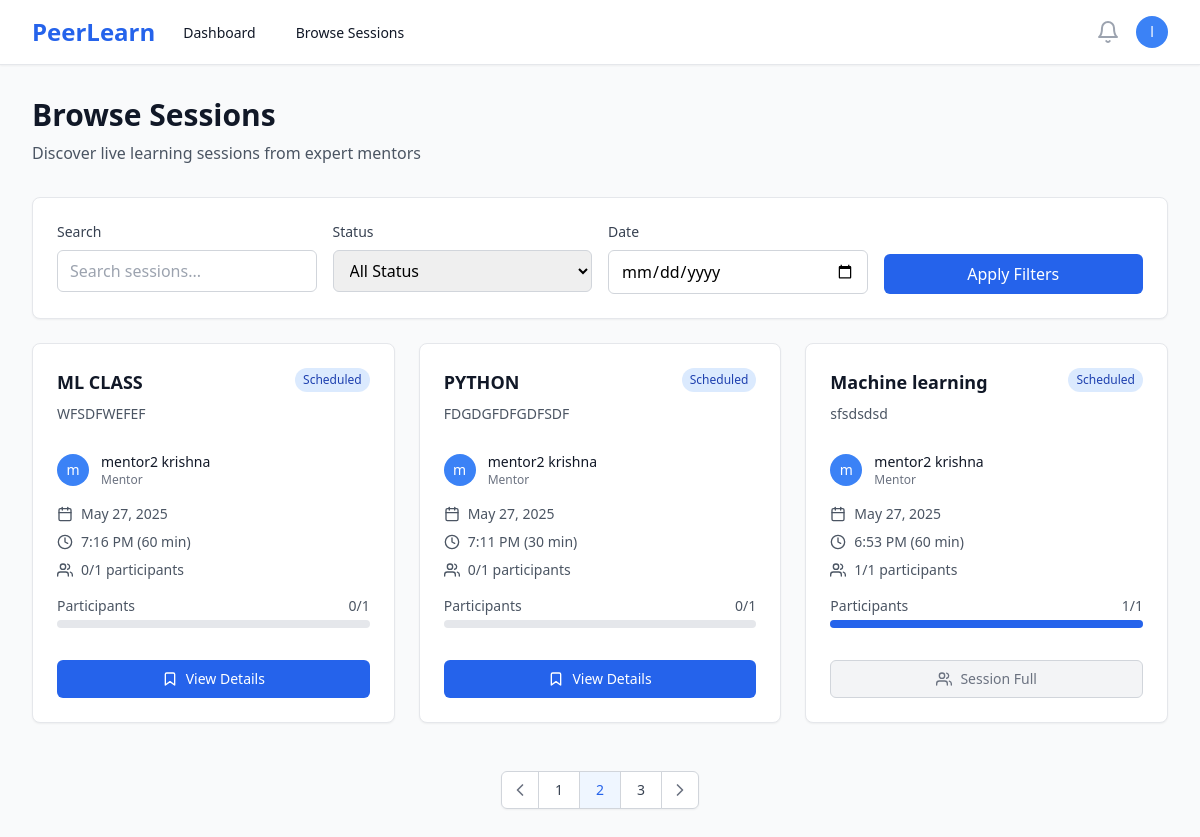
/sessions/ (signed in), run on an earlier commit of the app's database.
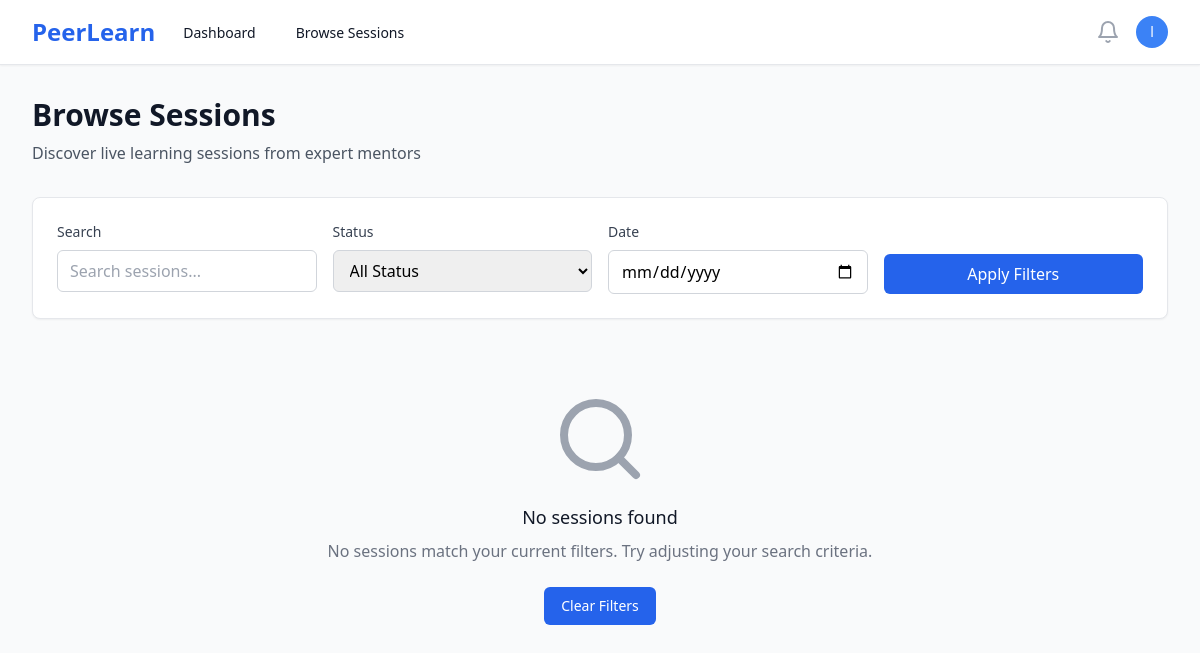
And on a later commit of the database.
### sessions/models.py (models this page shows, shortened)
class Session(models.Model):
    STATUS_CHOICES = [
        ('draft', 'Draft'),
        ('scheduled', 'Scheduled'),
        ('live', 'Live'),
        ('completed', 'Completed'),
        ('cancelled', 'Cancelled'),
    ]
    CATEGORY_CHOICES = [
        ('programming', 'Programming & Development'),
        ('data-science', 'Data Science & Analytics'),
        ('web-development', 'Web Development'),
        ('mobile-development', 'Mobile Development'),
        ('ai-ml', 'AI & Machine Learning'),
        ('design', 'UI/UX Design'),
        ('business', 'Business & Marketing'),
        ('language', 'Language Learning'),
        ('music', 'Music & Arts'),
        ('fitness', 'Health & Fitness'),
        ('other', 'Other'),
    ]
    id = models.UUIDField(primary_key=True, default=uuid.uuid4, editable=False)
    mentor = models.ForeignKey(User, on_delete=models.CASCADE, related_name='mentor_sessions')
    title = models.CharField(max_length=200)
    description = models.TextField()
    thumbnail = models.ImageField(upload_to='session_thumbnails/', blank=True, null=True, help_text="Session cover image")
    category = models.CharField(max_length=50, choices=CATEGORY_CHOICES, blank=True, help_text="Session category for recommendations")
    skills = models.TextField(blank=True, help_text="Comma-separated skills for ML matching")
    price = models.DecimalField(max_digits=8, decimal_places=2, null=True, blank=True, help_text="Price in INR, null for free sessions")
    schedule = models.DateTimeField()
    duration = models.IntegerField(help_text="Duration in minutes")
    max_participants = models.IntegerField(default=10)
    status = models.CharField(max_length=20, choices=STATUS_CHOICES, default='draft')
    created_at = models.DateTimeField(auto_now_add=True)
    updated_at = models.DateTimeField(auto_now=True)
    class Meta:
        ordering = ['-schedule']
    @property
    def current_participants(self):
        return self.bookings.filter(status='confirmed').count()
    @property
    def is_full(self):
        return self.current_participants >= self.max_participants

### users/models.py (models this page shows, shortened)
class User(AbstractUser):
    ROLE_CHOICES = [
        ('mentor', 'Mentor'),
        ('learner', 'Learner'),
    ]
    id = models.UUIDField(primary_key=True, default=uuid.uuid4, editable=False)
    role = models.CharField(max_length=10, choices=ROLE_CHOICES, default='learner')
    bio = models.TextField(blank=True, null=True)
    skills = models.CharField(max_length=500, blank=True, help_text="Comma-separated skills for recommendation matching")
    interests = models.CharField(max_length=500, blank=True, help_text="Learning interests for AI recommendations")
    domain = models.CharField(max_length=100, blank=True, help_text="Learning domain/field")
    expertise = models.CharField(max_length=100, blank=True, help_text="Primary domain/area of expertise")
    career_goals = models.TextField(blank=True, help_text="Career aspirations for AI guidance")
    profile_image = models.ImageField(upload_to='profiles/', blank=True, null=True)
    created_at = models.DateTimeField(auto_now_add=True)
    updated_at = models.DateTimeField(auto_now=True)
    @property
    def is_mentor(self):
        return self.role == 'mentor'

### sessions/views.py (the view)
# urls.py: path('', views.session_list, name='session_list'),
@login_required
def session_list(request):
    sessions = Session.objects.filter(
        status='scheduled',
        schedule__gt=timezone.now()
    ).select_related('mentor')
    return render(request, 'sessions/list.html', {'sessions': sessions})

### templates/sessions/list.html (shortened to what the changed rows need)
{% extends 'base.html' %}
{% block content %}
<div class="max-w-7xl mx-auto px-4 sm:px-6 lg:px-8 py-8">
    <div class="mb-8">
        <h1 class="text-3xl font-bold text-gray-900">Browse Sessions</h1>
    </div>
    {% if sessions %}
    <div class="grid grid-cols-1 md:grid-cols-2 lg:grid-cols-3 gap-6">
        {% for session in sessions %}
        <div class="bg-white rounded-lg shadow-sm border border-gray-200 hover:shadow-md transition-shadow">
            <div class="p-6">
                <div class="flex items-start justify-between mb-4">
                    <div class="flex-1">
                        <h3 class="text-lg font-semibold text-gray-900 mb-2">
                            <a href="{% url 'session_detail' session.id %}" class="hover:text-blue-600">
                                {{ session.title }}
                            </a>
                        </h3>
                        <p class="text-sm text-gray-600 mb-3">{{ session.description|truncatewords:15 }}</p>
                    </div>
                    <span class="px-2 py-1 text-xs font-medium rounded-full flex-shrink-0
                                {% if session.status == 'scheduled' %}bg-blue-100 text-blue-800
                                {% elif session.status == 'live' %}bg-green-100 text-green-800
                                {% elif session.status == 'completed' %}bg-gray-100 text-gray-800
                                {% elif session.status == 'cancelled' %}bg-red-100 text-red-800
                                {% else %}bg-yellow-100 text-yellow-800{% endif %}">
                        {{ session.status|title }}
                    </span>
                </div>
                <div class="flex items-center mb-4">
                    {% if session.mentor.profile_image %}
                        <img class="h-8 w-8 rounded-full" src="{{ session.mentor.profile_image.url }}" alt="">
                    {% else %}
                        <div class="h-8 w-8 rounded-full bg-blue-500 flex items-center justify-center">
                            <span class="text-white text-sm font-medium">{{ session.mentor.first_name|first|default:session.mentor.username|first }}</span>
                        </div>
                    {% endif %}
                    <div class="ml-3">
                        <p class="text-sm font-medium text-gray-900">{{ session.mentor.get_full_name|default:session.mentor.username }}</p>
                        <p class="text-xs text-gray-500">Mentor</p>
                    </div>
                </div>
                <div class="space-y-2 text-sm text-gray-600 mb-4">
                    <div class="flex items-center">
                        <i data-feather="calendar" class="h-4 w-4 mr-2"></i>
                        {{ session.schedule|date:"M j, Y" }}
                    </div>
                    <div class="flex items-center">
                        <i data-feather="clock" class="h-4 w-4 mr-2"></i>
                        {{ session.schedule|time:"g:i A" }} ({{ session.duration }} min)
                    </div>
                    <div class="flex items-center">
                        <i data-feather="users" class="h-4 w-4 mr-2"></i>
                        {{ session.current_participants }}/{{ session.max_participants }} participants
                    </div>
                </div>
                <div class="mb-4">
                    <div class="flex justify-between text-sm text-gray-600 mb-1">
                        <span>Participants</span>
                        <span>{{ session.current_participants }}/{{ session.max_participants }}</span>
                    </div>
                    <div class="w-full bg-gray-200 rounded-full h-2">
                        <div class="bg-blue-600 h-2 rounded-full"
                             style="width: {% widthratio session.current_participants session.max_participants 100 %}%"></div>
                    </div>
                </div>
                <div class="pt-4">
                    {% if user.is_authenticated %}
                        {% if session.status == 'live' %}
                            <a href="{% url 'session_detail' session.id %}"
                               class="w-full inline-flex items-center justify-center px-4 py-2 border border-transparent text-sm font-medium rounded-md text-white bg-green-600 hover:bg-green-700">
                                <i data-feather="video" class="h-4 w-4 mr-2"></i>
                                Join Live Session
                            </a>
                        {% elif session.status == 'scheduled' %}
                            {% if session.is_full %}
                                <button disabled
                                        class="w-full inline-flex items-center justify-center px-4 py-2 border border-gray-300 text-sm font-medium rounded-md text-gray-500 bg-gray-100 cursor-not-allowed">
                                    <i data-feather="users" class="h-4 w-4 mr-2"></i>
                                    Session Full
                                </button>
                            {% else %}
                                <a href="{% url 'session_detail' session.id %}"
                                   class="w-full inline-flex items-center justify-center px-4 py-2 border border-transparent text-sm font-medium rounded-md text-white bg-blue-600 hover:bg-blue-700">
                                    <i data-feather="bookmark" class="h-4 w-4 mr-2"></i>
                                    View Details
                                </a>
                            {% endif %}
                        {% else %}
                            <a href="{% url 'session_detail' session.id %}"
                               class="w-full inline-flex items-center justify-center px-4 py-2 border border-gray-300 text-sm font-medium rounded-md text-gray-700 bg-white hover:bg-gray-50">
                                <i data-feather="eye" class="h-4 w-4 mr-2"></i>
                                View Details
                            </a>
                        {% endif %}
                    {% else %}
                        <a href="{% url 'login' %}"
                           class="w-full inline-flex items-center justify-center px-4 py-2 border border-transparent text-sm font-medium rounded-md text-white bg-blue-600 hover:bg-blue-700">
                            Login to Book
                        </a>
                    {% endif %}
                </div>
            </div>
        </div>
        {% endfor %}
    </div>
    <div class="mt-12 flex justify-center">
        <nav class="relative z-0 inline-flex rounded-md shadow-sm -space-x-px" aria-label="Pagination">
            <a href="#" class="relative inline-flex items-center px-2 py-2 rounded-l-md border border-gray-300 bg-white text-sm font-medium text-gray-500 hover:bg-gray-50">
                <i data-feather="chevron-left" class="h-5 w-5"></i>
            </a>
            <a href="#" class="relative inline-flex items-center px-4 py-2 border border-gray-300 bg-white text-sm font-medium text-gray-700 hover:bg-gray-50">
                1
            </a>
            <a href="#" class="relative inline-flex items-center px-4 py-2 border border-gray-300 bg-blue-50 text-sm font-medium text-blue-600">
                2
            </a>
            <a href="#" class="relative inline-flex items-center px-4 py-2 border border-gray-300 bg-white text-sm font-medium text-gray-700 hover:bg-gray-50">
                3
            </a>
            <a href="#" class="relative inline-flex items-center px-2 py-2 rounded-r-md border border-gray-300 bg-white text-sm font-medium text-gray-500 hover:bg-gray-50">
                <i data-feather="chevron-right" class="h-5 w-5"></i>
            </a>
        </nav>
    </div>
    {% else %}
    <div class="text-center py-12">
        <div class="mx-auto h-24 w-24 text-gray-400 mb-4">
            <i data-feather="search" class="h-24 w-24"></i>
        </div>
        <h3 class="text-lg font-medium text-gray-900 mb-2">No sessions found</h3>
        <p class="text-gray-500 mb-6">No sessions match your current filters. Try adjusting your search criteria.</p>
        <a href="{% url 'session_list' %}"
           class="inline-flex items-center px-4 py-2 border border-transparent text-sm font-medium rounded-md text-white bg-blue-600 hover:bg-blue-700">
            Clear Filters
        </a>
    </div>
    {% endif %}
</div>
{% endblock %}

What changed in the data, as far as the page shows it:
removed Session: title "ML CLASS", description "WFSDFWEFEF", status "Scheduled", mentor.first_name|first "m", mentor.get_full_name "mentor2 krishna", schedule "May 27, 2025", schedule "7:16 PM", duration "60", current_participants "0", max_participants "1", shows "View Details"
removed Session: title "PYTHON", description "FDGDGFDFGDFSDF", status "Scheduled", mentor.first_name|first "m", mentor.get_full_name "mentor2 krishna", schedule "May 27, 2025", schedule "7:11 PM", duration "30", current_participants "0", max_participants "1", shows "View Details"
removed Session: title "Machine learning", description "sfsdsdsd", status "Scheduled", mentor.first_name|first "m", mentor.get_full_name "mentor2 krishna", schedule "May 27, 2025", schedule "6:53 PM", duration "60", current_participants "1", max_participants "1", shows "Session Full"
Also different on the page:
text no longer shown: "1 2 3"
text now shown: "No sessions found No sessions match your current filters. Try adjusting your search criteria. Clear Filters"
